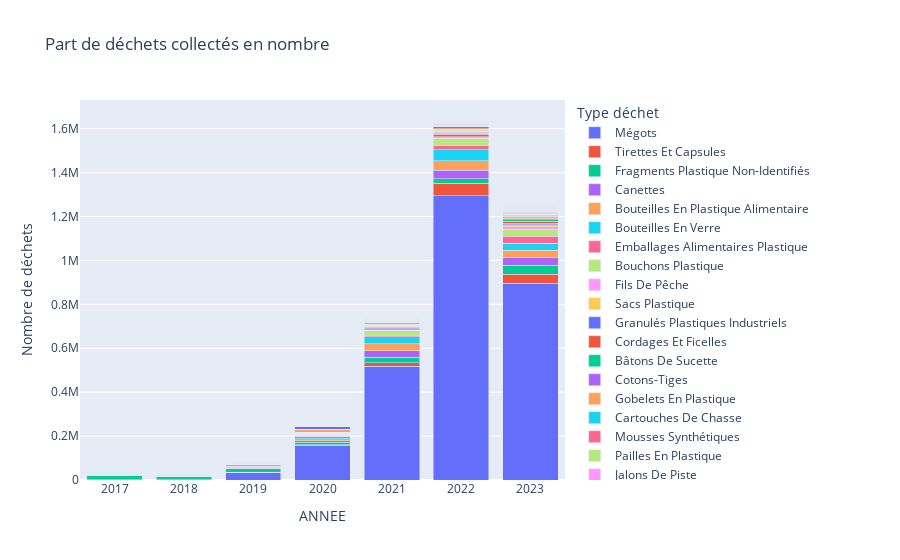

Notebook source saved alongside this figure:
### Code cell
#Répartition des déchets par type et par an
df_type_an = df_nombre.groupby(["ANNEE","Type déchet"])["Nombre de déchets"].sum()
df_type_an = df_type_an.reset_index().sort_values(["ANNEE", "Nombre de déchets"], ascending = False)

#Graphique à barres empliées du nombre de déchets par type
fig = px.bar(df_type_an, x = "ANNEE", y="Nombre de déchets", 
             color="Type déchet",
             barmode = 'stack',
             title = "Part de déchets collectés en nombre")
 
fig.show()
print("Difficile à lire : il faudrait se limiter au TOP 10 des déchets les plus présents ?")
